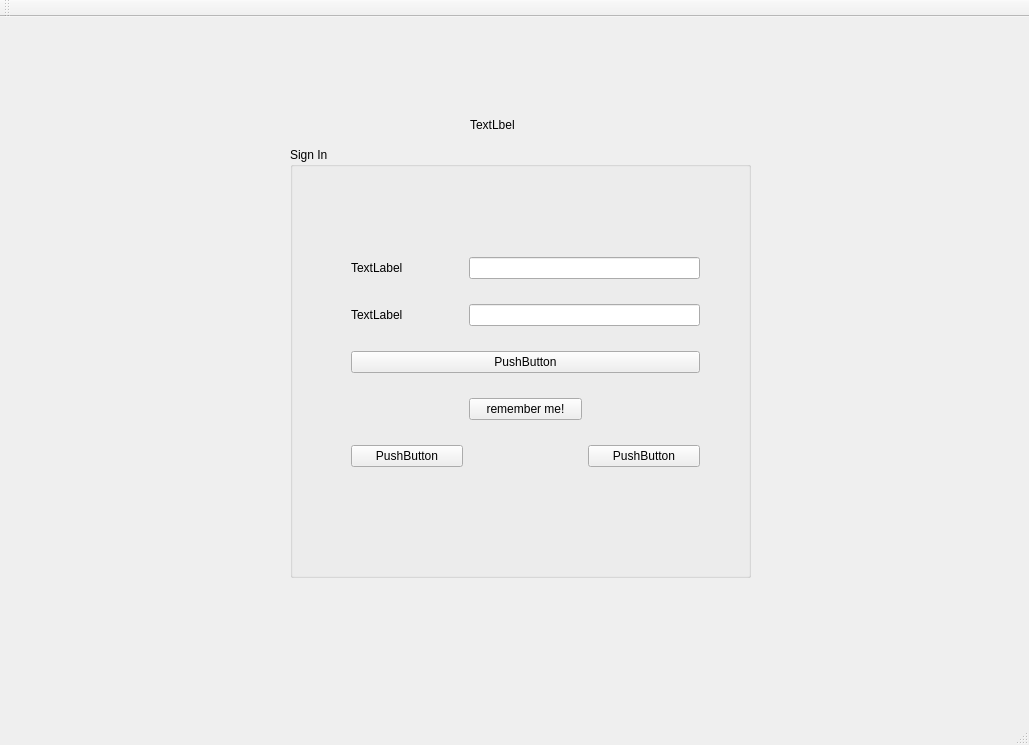
<?xml version="1.0" encoding="UTF-8"?>
<ui version="4.0">
 <class>sign_in_window</class>
 <widget class="QMainWindow" name="sign_in_window">
  <property name="geometry">
   <rect>
    <x>0</x>
    <y>0</y>
    <width>1029</width>
    <height>745</height>
   </rect>
  </property>
  <property name="windowTitle">
   <string>sign_in_window</string>
  </property>
  <widget class="QWidget" name="centralWidget">
   <widget class="QGroupBox" name="groupBox">
    <property name="geometry">
     <rect>
      <x>290</x>
      <y>130</y>
      <width>461</width>
      <height>431</height>
     </rect>
    </property>
    <property name="title">
     <string>Sign In</string>
    </property>
    <widget class="QWidget" name="">
     <property name="geometry">
      <rect>
       <x>50</x>
       <y>80</y>
       <width>371</width>
       <height>271</height>
      </rect>
     </property>
     <layout class="QGridLayout" name="gridLayout">
      <item row="0" column="0">
       <widget class="QLabel" name="username_label">
        <property name="text">
         <string>TextLabel</string>
        </property>
       </widget>
      </item>
      <item row="0" column="1" colspan="2">
       <widget class="QLineEdit" name="username_lineedit"/>
      </item>
      <item row="1" column="0">
       <widget class="QLabel" name="password_label">
        <property name="text">
         <string>TextLabel</string>
        </property>
       </widget>
      </item>
      <item row="1" column="1" colspan="2">
       <widget class="QLineEdit" name="password_lineedit"/>
      </item>
      <item row="3" column="1">
       <widget class="QPushButton" name="rememberme_pushButton">
        <property name="cursor">
         <cursorShape>PointingHandCursor</cursorShape>
        </property>
        <property name="text">
         <string>remember me!</string>
        </property>
       </widget>
      </item>
      <item row="4" column="0">
       <widget class="QPushButton" name="forgetusername_pushbutton">
        <property name="text">
         <string>PushButton</string>
        </property>
       </widget>
      </item>
      <item row="4" column="2">
       <widget class="QPushButton" name="forgetpassword_pushbutton">
        <property name="text">
         <string>PushButton</string>
        </property>
       </widget>
      </item>
      <item row="2" column="0" colspan="3">
       <widget class="QPushButton" name="login_pushbutton">
        <property name="text">
         <string>PushButton</string>
        </property>
       </widget>
      </item>
     </layout>
    </widget>
   </widget>
   <widget class="QLabel" name="wlc_label">
    <property name="geometry">
     <rect>
      <x>470</x>
      <y>100</y>
      <width>55</width>
      <height>16</height>
     </rect>
    </property>
    <property name="text">
     <string>TextLbel</string>
    </property>
   </widget>
  </widget>
  <widget class="QMenuBar" name="menuBar">
   <property name="geometry">
    <rect>
     <x>0</x>
     <y>0</y>
     <width>1029</width>
     <height>26</height>
    </rect>
   </property>
  </widget>
  <widget class="QToolBar" name="mainToolBar">
   <attribute name="toolBarArea">
    <enum>TopToolBarArea</enum>
   </attribute>
   <attribute name="toolBarBreak">
    <bool>false</bool>
   </attribute>
  </widget>
  <widget class="QStatusBar" name="statusBar"/>
 </widget>
 <layoutdefault spacing="6" margin="11"/>
 <resources/>
 <connections>
  <connection>
   <sender>login_pushbutton</sender>
   <signal>clicked()</signal>
   <receiver>sign_in_window</receiver>
   <slot>close()</slot>
   <hints>
    <hint type="sourcelabel">
     <x>483</x>
     <y>386</y>
    </hint>
    <hint type="destinationlabel">
     <x>434</x>
     <y>673</y>
    </hint>
   </hints>
  </connection>
  <connection>
   <sender>rememberme_pushButton</sender>
   <signal>clicked()</signal>
   <receiver>sign_in_window</receiver>
   <slot>close()</slot>
   <hints>
    <hint type="sourcelabel">
     <x>506</x>
     <y>429</y>
    </hint>
    <hint type="destinationlabel">
     <x>275</x>
     <y>637</y>
    </hint>
   </hints>
  </connection>
 </connections>
</ui>
